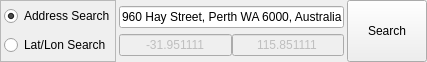
<?xml version="1.0" encoding="UTF-8"?>
<ui version="4.0">
 <class>GeocodingWidget</class>
 <widget class="QWidget" name="GeocodingWidget">
  <property name="geometry">
   <rect>
    <x>0</x>
    <y>0</y>
    <width>427</width>
    <height>62</height>
   </rect>
  </property>
  <property name="sizePolicy">
   <sizepolicy hsizetype="Fixed" vsizetype="Fixed">
    <horstretch>0</horstretch>
    <verstretch>0</verstretch>
   </sizepolicy>
  </property>
  <property name="minimumSize">
   <size>
    <width>427</width>
    <height>62</height>
   </size>
  </property>
  <property name="maximumSize">
   <size>
    <width>512</width>
    <height>62</height>
   </size>
  </property>
  <property name="windowTitle">
   <string>Form</string>
  </property>
  <layout class="QHBoxLayout" name="horizontalLayout_2">
   <property name="spacing">
    <number>3</number>
   </property>
   <property name="margin">
    <number>0</number>
   </property>
   <item>
    <widget class="QFrame" name="frame">
     <property name="frameShape">
      <enum>QFrame::StyledPanel</enum>
     </property>
     <property name="frameShadow">
      <enum>QFrame::Raised</enum>
     </property>
     <layout class="QVBoxLayout" name="verticalLayout_2">
      <property name="spacing">
       <number>9</number>
      </property>
      <property name="leftMargin">
       <number>3</number>
      </property>
      <property name="topMargin">
       <number>5</number>
      </property>
      <property name="rightMargin">
       <number>0</number>
      </property>
      <property name="bottomMargin">
       <number>6</number>
      </property>
      <item>
       <widget class="QRadioButton" name="addressSearchRadioButton">
        <property name="text">
         <string>Address Search</string>
        </property>
        <property name="checked">
         <bool>true</bool>
        </property>
       </widget>
      </item>
      <item>
       <widget class="QRadioButton" name="latlonSearchRadioButton">
        <property name="text">
         <string>Lat/Lon Search</string>
        </property>
       </widget>
      </item>
     </layout>
    </widget>
   </item>
   <item>
    <layout class="QVBoxLayout" name="verticalLayout">
     <property name="spacing">
      <number>0</number>
     </property>
     <item>
      <widget class="QLineEdit" name="addressSearchLineEdit">
       <property name="text">
        <string>960 Hay Street, Perth WA 6000, Australia</string>
       </property>
       <property name="cursorPosition">
        <number>0</number>
       </property>
       <property name="alignment">
        <set>Qt::AlignLeading|Qt::AlignLeft|Qt::AlignVCenter</set>
       </property>
      </widget>
     </item>
     <item>
      <layout class="QHBoxLayout" name="horizontalLayout">
       <item>
        <widget class="QLineEdit" name="latSearchLineEdit">
         <property name="enabled">
          <bool>false</bool>
         </property>
         <property name="text">
          <string>-31.951111</string>
         </property>
         <property name="cursorPosition">
          <number>0</number>
         </property>
         <property name="alignment">
          <set>Qt::AlignCenter</set>
         </property>
        </widget>
       </item>
       <item>
        <widget class="QLineEdit" name="lonSearchLineEdit">
         <property name="enabled">
          <bool>false</bool>
         </property>
         <property name="text">
          <string>115.851111</string>
         </property>
         <property name="cursorPosition">
          <number>0</number>
         </property>
         <property name="alignment">
          <set>Qt::AlignCenter</set>
         </property>
        </widget>
       </item>
      </layout>
     </item>
    </layout>
   </item>
   <item>
    <widget class="QPushButton" name="searchButton">
     <property name="sizePolicy">
      <sizepolicy hsizetype="Minimum" vsizetype="Minimum">
       <horstretch>0</horstretch>
       <verstretch>0</verstretch>
      </sizepolicy>
     </property>
     <property name="text">
      <string>Search</string>
     </property>
    </widget>
   </item>
  </layout>
 </widget>
 <resources/>
 <connections/>
</ui>
